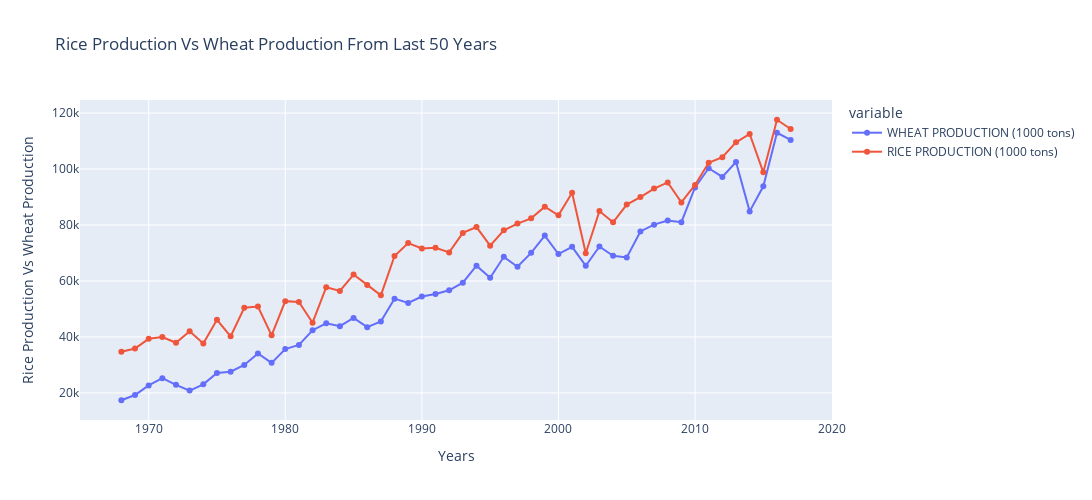

Source (notebook cell):
### Code cell
# Line PLot
fig = px.line(wheat_vs_rice,x = 'Year',y=['WHEAT PRODUCTION (1000 tons)','RICE PRODUCTION (1000 tons)'],title='Rice Production Vs Wheat Production From Last 50 Years',
                labels={'Value':'Production of 1000 tons','Variable':'Crop Type'},
                line_shape="linear",markers=True)

fig.update_layout(height = 500, width = 1200)
# fig.update_traces(marker=dict(size=20))
fig.update_layout(xaxis_title = 'Years',yaxis_title = 'Rice Production Vs Wheat Production')
fig.show()

### Figure 1 — Plotly figure (JSON) as saved in the notebook; plotly's stock layout.template omitted (floating-point values rounded to 4 significant figures)
{"data": [{"hovertemplate": "variable=WHEAT PRODUCTION (1000 tons)<br>Year=%{x}<br>value=%{y}<extra></extra>", "legendgroup": "WHEAT PRODUCTION (1000 tons)", "line": {"color": "#636efa", "dash": "solid", "shape": "linear"}, "marker": {"symbol": "circle"}, "mode": "lines+markers", "name": "WHEAT PRODUCTION (1000 tons)", "orientation": "v", "showlegend": true, "type": "scatter", "x": [1968, 1969, 1970, 1971, 1972, 1973, 1974, 1975, 1976, 1977, 1978, 1979, 1980, 1981, 1982, 1983, 1984, 1985, 1986, 1987, 1988, 1989, 1990, 1991, 1992, 1993, 1994, 1995, 1996, 1997, 1998, 1999, 2000, 2001, 2002, 2003, 2004, 2005, 2006, 2007, 2008, 2009, 2010, 2011, 2012, 2013, 2014, 2015, 2016, 2017], "xaxis": "x", "y": [17380.0, 19230.0, 22680.0, 25280.0, 22880.0, 20830.0, 23050.0, 27150.0, 27580.0, 30000.0, 34080.0, 30742, 35660.0, 37150.0, 42400.0, 44860.0, 43850.0, 46810.0, 43500.0, 45500.0, 53680.0, 52120.0, 54450.0, 55380.0, 56670.0, 59400.0, 65460.0, 61160.0, 68630.0, 65090.0, 70060.0, 76210.0, 69620.0, 72190.0, 65400.0, 72320.0, 69010.0, 68380.0, 77710.0, 80130.0, 81610.0, 81020.0, 93440.0, 100300.0, 97180.0, 102500.0, 84870.0, 93820.0, 113000.0, 110400.0], "yaxis": "y"}, {"hovertemplate": "variable=RICE PRODUCTION (1000 tons)<br>Year=%{x}<br>value=%{y}<extra></extra>", "legendgroup": "RICE PRODUCTION (1000 tons)", "line": {"color": "#EF553B", "dash": "solid", "shape": "linear"}, "marker": {"symbol": "circle"}, "mode": "lines+markers", "name": "RICE PRODUCTION (1000 tons)", "orientation": "v", "showlegend": true, "type": "scatter", "x": [1968, 1969, 1970, 1971, 1972, 1973, 1974, 1975, 1976, 1977, 1978, 1979, 1980, 1981, 1982, 1983, 1984, 1985, 1986, 1987, 1988, 1989, 1990, 1991, 1992, 1993, 1994, 1995, 1996, 1997, 1998, 1999, 2000, 2001, 2002, 2003, 2004, 2005, 2006, 2007, 2008, 2009, 2010, 2011, 2012, 2013, 2014, 2015, 2016, 2017], "xaxis": "x", "y": [34700.0, 35840.0, 39320.0, 39950.0, 37930.0, 42030.0, 37690.0, 46140.0, 40230.0, 50440.0, 50870.0, 40560.0, 52800.0, 52490.0, 45080.0, 57770.0, 56450.0, 62290.0, 58590.0, 54890.0, 68920.0, 73530.0, 71610.0, 71860.0, 70210.0, 77180.0, 79270.0, 72620.0, 78120.0, 80500.0, 82390.0, 86530.0, 83480.0, 91560.0, 69920.0, 84970.0, 80950.0, 87320.0, 89980.0, 93000.0, 95230.0, 88070.0, 94300.0, 102200.0, 104200.0, 109600.0, 112600.0, 98820.0, 117600.0, 114300.0], "yaxis": "y"}], "layout": {"height": 500, "legend": {"title": {"text": "variable"}, "tracegroupgap": 0}, "title": {"text": "Rice Production Vs Wheat Production From Last 50 Years"}, "width": 1200, "xaxis": {"anchor": "y", "domain": [0, 1], "title": {"text": "Years"}}, "yaxis": {"anchor": "x", "domain": [0, 1], "title": {"text": "Rice Production Vs Wheat Production"}}}}
